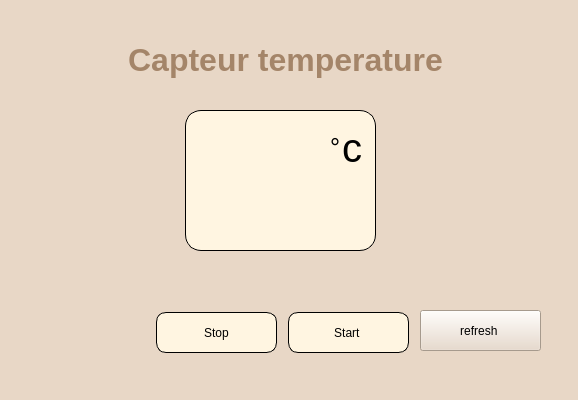
<?xml version="1.0" encoding="UTF-8"?>
<ui version="4.0">
 <class>arduinotemp</class>
 <widget class="QDialog" name="arduinotemp">
  <property name="geometry">
   <rect>
    <x>0</x>
    <y>0</y>
    <width>578</width>
    <height>400</height>
   </rect>
  </property>
  <property name="windowTitle">
   <string>Dialog</string>
  </property>
  <property name="styleSheet">
   <string notr="true">background-color:#E8D7C6;

</string>
  </property>
  <widget class="QLabel" name="label_14">
   <property name="geometry">
    <rect>
     <x>20</x>
     <y>30</y>
     <width>531</width>
     <height>61</height>
    </rect>
   </property>
   <property name="font">
    <font>
     <weight>75</weight>
     <bold>true</bold>
    </font>
   </property>
   <property name="styleSheet">
    <string notr="true">/* Style for the label */
background-color: rgb(232, 215, 198);
QLabel {
    font-size: 40px; /* Font size */
    font-weight: bold; /* Bold font */
    color: #ffffff; /* White text color */
    text-transform: uppercase; /* Uppercase text */
    letter-spacing: 2px; /* Letter spacing */
    padding: 10px 20px; /* Padding */
 
    border-radius: 30px; /* Rounded corners */
    box-shadow: 0px 4px 6px rgba(0, 0, 0, 0.1); /* Shadow */
    transition: background-color 0.3s ease; /* Smooth transition */
}


</string>
   </property>
   <property name="text">
    <string>&lt;html&gt;&lt;head/&gt;&lt;body&gt;&lt;p align=&quot;center&quot;&gt;&lt;span style=&quot; font-size:24pt; color:#a48569;&quot;&gt;Capteur temperature&lt;/span&gt;&lt;/p&gt;&lt;/body&gt;&lt;/html&gt;</string>
   </property>
  </widget>
  <widget class="QWidget" name="widget" native="true">
   <property name="geometry">
    <rect>
     <x>185</x>
     <y>110</y>
     <width>191</width>
     <height>141</height>
    </rect>
   </property>
   <property name="styleSheet">
    <string notr="true">background-color :#FFF5E1 ;
border:1px solid black ; 
border-radius:16px</string>
   </property>
   <widget class="QLabel" name="label">
    <property name="geometry">
     <rect>
      <x>145</x>
      <y>17</y>
      <width>21</width>
      <height>41</height>
     </rect>
    </property>
    <property name="styleSheet">
     <string notr="true">border : 0 px  ; 
font-size:25px </string>
    </property>
    <property name="text">
     <string>°</string>
    </property>
   </widget>
   <widget class="QLabel" name="label_2">
    <property name="geometry">
     <rect>
      <x>46</x>
      <y>20</y>
      <width>101</width>
      <height>101</height>
     </rect>
    </property>
    <property name="styleSheet">
     <string notr="true">border:0px ;
font-size:80px ;
font-weight : bold ; 
balckground-color:transparent ; </string>
    </property>
    <property name="text">
     <string/>
    </property>
   </widget>
   <widget class="QLabel" name="label_3">
    <property name="geometry">
     <rect>
      <x>157</x>
      <y>17</y>
      <width>21</width>
      <height>41</height>
     </rect>
    </property>
    <property name="styleSheet">
     <string notr="true">border : 0 px  ; 
font-size:40px </string>
    </property>
    <property name="text">
     <string>c</string>
    </property>
   </widget>
   <zorder>label_2</zorder>
   <zorder>label</zorder>
   <zorder>label_3</zorder>
  </widget>
  <widget class="QPushButton" name="pushButton">
   <property name="geometry">
    <rect>
     <x>156</x>
     <y>312</y>
     <width>121</width>
     <height>41</height>
    </rect>
   </property>
   <property name="styleSheet">
    <string notr="true">#pushButton{
	background-color : #FFF5E1 ; 
	border : 1px  solid black ; 
	border-radius : 10px ; 
	color : black ; 
}
#pushButton:hover {
	background-color: #a48569 ; 
	color : white ; 
}</string>
   </property>
   <property name="text">
    <string>Stop</string>
   </property>
  </widget>
  <widget class="QPushButton" name="pushButton_2">
   <property name="geometry">
    <rect>
     <x>288</x>
     <y>312</y>
     <width>121</width>
     <height>41</height>
    </rect>
   </property>
   <property name="styleSheet">
    <string notr="true">#pushButton_2{
	background-color : #FFF5E1 ; 
	border : 1px  solid black ; 
	border-radius : 10px ; 
	color : black ; 
}
#pushButton_2:hover {
	background-color: #a48569 ; 
	color : white ; 
}</string>
   </property>
   <property name="text">
    <string>Start </string>
   </property>
  </widget>
  <widget class="QLabel" name="label_4">
   <property name="geometry">
    <rect>
     <x>160</x>
     <y>269</y>
     <width>241</width>
     <height>31</height>
    </rect>
   </property>
   <property name="styleSheet">
    <string notr="true">font-size: 20 px ; </string>
   </property>
   <property name="text">
    <string/>
   </property>
  </widget>
  <widget class="QPushButton" name="pushButton_3">
   <property name="geometry">
    <rect>
     <x>420</x>
     <y>310</y>
     <width>121</width>
     <height>41</height>
    </rect>
   </property>
   <property name="styleSheet">
    <string notr="true">#pushButton_2{
	background-color : #FFF5E1 ; 
	border : 1px  solid black ; 
	border-radius : 10px ; 
	color : black ; 
}
#pushButton_2:hover {
	background-color: #a48569 ; 
	color : white ; 
}</string>
   </property>
   <property name="text">
    <string>refresh </string>
   </property>
  </widget>
 </widget>
 <resources/>
 <connections/>
</ui>
